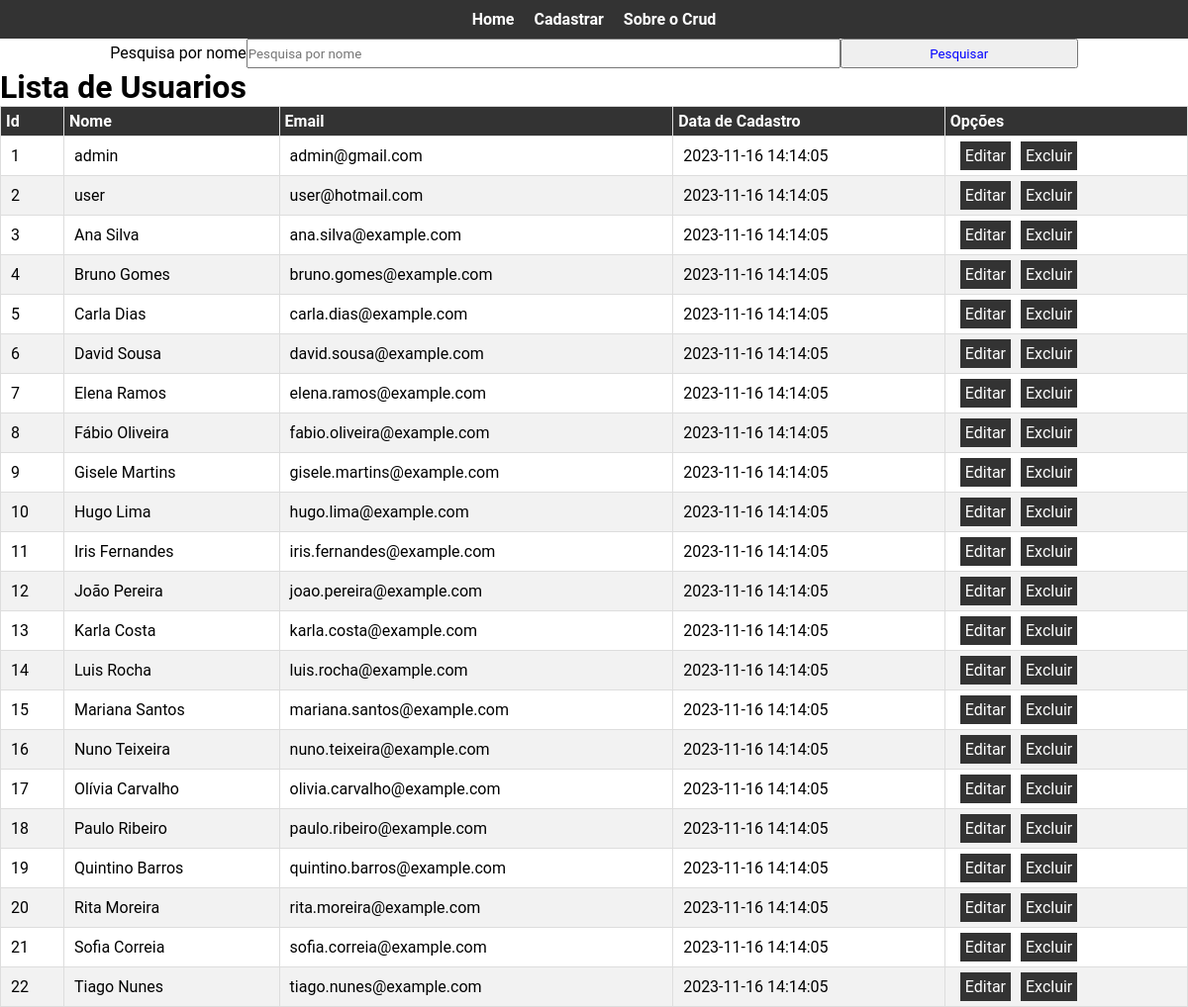
The page /View/telaListaUsuarios.php on the database its author committed.
### tables this page shows
CREATE TABLE IF NOT EXISTS `usuarios` (
  `id` int(11) NOT NULL PRIMARY KEY AUTO_INCREMENT,
  `nome` varchar(255) NOT NULL,
  `email` varchar(255) NOT NULL,
  `senha` varchar(255) NOT NULL,
  `data_cadastro` timestamp NOT NULL DEFAULT CURRENT_TIMESTAMP
);

### Model/DAUsuario.php (called while the page is built, shortened)
<?
function conectar(){
     $host = "mysql";
     $db_name = "crud_ppi";
     $username = "root";
     $password = "rootpass";
     $conn = null;
    try {
        $conn = new PDO("mysql:host=" . $host . ";dbname=" . $db_name,
        $username, $password);
        $conn->exec("set names utf8");
    } catch(PDOException $exception) {
        echo "Erro de conexão: " . $exception->getMessage();
    }
    return $conn;
}
function getAllUser( $str =""){
    $conn = conectar();
    $sql = "SELECT * FROM usuarios WHERE nome LIKE '%$str%'";
    $stmt = $conn->prepare($sql);
    $stmt->execute();
    $usuarios = $stmt->fetchAll(PDO::FETCH_ASSOC);
    return $usuarios;
}
?>

### View/viewListagemUsuarios.php (the view, shortened to what this page needs)
<table id="tabela_usuarios">
    <thead>
        <tr>
            <th>Id</th>
            <th>Nome</th>
            <th>Email</th>
            <th>Data de Cadastro</th>
            <th>Opções</th>
        </tr>
    </thead>
    <tbody>
        <?php
        include_once("viewMenu.php");
        ?>
        <h1>Lista de Usuarios</h1>
        <?php
            include_once (__DIR__."/../Model/DAUsuario.php");
            $usuarios = getAllUser($pesquisaByName);
            foreach($usuarios as $usuario){
                echo "<tr>";
                echo "<td>".$usuario['id']."</td>";
                echo "<td>".$usuario['nome']."</td>";
                echo "<td>".$usuario['email']."</td>";
                echo "<td>".$usuario['data_cadastro']."</td>";
                echo "<td>";
                echo "<a href='telaEditarUsuario.php?id=".$usuario['id']."'>Editar</a>";
                echo "<a href='excluir_usuario.php?id=".$usuario['id']."&op=confirma_ok'>Excluir</a></td>";
                echo "</tr>";
            }
        ?>
    </tbody>

### View/telaListaUsuarios.php (shortened to what this page needs)
<!DOCTYPE html>
<html lang="en">
<head>
    <link rel="stylesheet" href="style.css">
</head>
<body>
<?php   include_once("viewMenu.php"); ?>
<?php if (isset($_GET["pesquisaByName"] )){
    $pesquisaByName = Trim($_GET["pesquisaByName"]);
} else {
    $pesquisaByName = "";
}
?>
<form  id="form_pesquisar" action="telaListaUsuarios.php" method="get">
    <label for="pesquisaByName">Pesquisa por nome</label>
    <input type="text" name="pesquisaByName" id="pesquisaByName" placeholder="Pesquisa por nome" value=<?php echo $pesquisaByName ;?>>
    <input type="submit" value="Pesquisar">
</form>
<?php   include_once("viewListagemUsuarios.php"); ?>
</body>
</html>

### View/viewMenu.php (shortened to what this page needs)
<menu>
    <ul>
        <li><a href="telaListaUsuarios.php">Home</a></li>
        <li><a href="telaCadastrarUsuario.php">Cadastrar</a></li>
        <li><a href="tela_sobre.php">Sobre o Crud</a></li>
    </ul>
</menu>

### View/style.css (style rules this page uses)
* { margin: 0; padding: 0; box-sizing: border-box; font-family: 'Roboto', sans-serif; }

### View/telaListaUsuarios.php (style rules this page uses)
#tabela_usuarios { border-collapse: collapse; text-align: left; width: 100%; }
#form_pesquisar { display: flex; border-collapse: collapse; justify-content: center; text-align: left; width: 100%; align-items: baseline; }
#form_pesquisar input[type=text] { display: inline-block; width: 50%; min-height: 30px;; color:blue; }
#form_pesquisar input[type=submit] { display: inline-block; width: 20%; min-height: 30px;; color:blue; }

### View/viewMenu.php (style rules this page uses)
menu { position: sticky; top: 0; background-color: #333; color: #fff; padding: 10px; }
menu ul { list-style: none; margin: 0; padding: 0; display: flex; justify-content: center; }
menu ul li { display: inline-block; margin: 0 10px; font-weight: bold; }
menu ul li a { color: #fff; text-decoration: none; }

### View/viewListagemUsuarios.php (style rules this page uses)
#tabela_usuarios,th,td { border-collapse: collapse; border: 1px solid #ddd; }
#tabela_usuarios { padding: 15px; text-align: left; width: 100%; }
#tabela_usuarios thead tr th { background-color: #333; color: #fff; padding: 5px; }
#tabela_usuarios tbody tr td { padding: 10px; }
#tabela_usuarios tbody tr:nth-child(2n) { background-color: #f2f2f2; }
#tabela_usuarios tbody tr td a { background-color: #333; color: #fff; padding: 5px; text-decoration: none; margin:5px; }

### rows shown on the page
usuarios: id "1", nome "admin", email "admin@gmail.com", data_cadastro "2023-11-16 14:14:05"
usuarios: id "2", nome "user", email "user@hotmail.com", data_cadastro "2023-11-16 14:14:05"
usuarios: id "3", nome "Ana Silva", email "ana.silva@example.com", data_cadastro "2023-11-16 14:14:05"
usuarios: id "4", nome "Bruno Gomes", email "bruno.gomes@example.com", data_cadastro "2023-11-16 14:14:05"
usuarios: id "5", nome "Carla Dias", email "carla.dias@example.com", data_cadastro "2023-11-16 14:14:05"
usuarios: id "6", nome "David Sousa", email "david.sousa@example.com", data_cadastro "2023-11-16 14:14:05"
usuarios: id "7", nome "Elena Ramos", email "elena.ramos@example.com", data_cadastro "2023-11-16 14:14:05"
usuarios: id "8", nome "Fábio Oliveira", email "fabio.oliveira@example.com", data_cadastro "2023-11-16 14:14:05"
usuarios: id "9", nome "Gisele Martins", email "gisele.martins@example.com", data_cadastro "2023-11-16 14:14:05"
usuarios: id "10", nome "Hugo Lima", email "hugo.lima@example.com", data_cadastro "2023-11-16 14:14:05"
usuarios: id "11", nome "Iris Fernandes", email "iris.fernandes@example.com", data_cadastro "2023-11-16 14:14:05"
usuarios: id "12", nome "João Pereira", email "joao.pereira@example.com", data_cadastro "2023-11-16 14:14:05"
usuarios: id "13", nome "Karla Costa", email "karla.costa@example.com", data_cadastro "2023-11-16 14:14:05"
usuarios: id "14", nome "Luis Rocha", email "luis.rocha@example.com", data_cadastro "2023-11-16 14:14:05"
usuarios: id "15", nome "Mariana Santos", email "mariana.santos@example.com", data_cadastro "2023-11-16 14:14:05"
usuarios: id "16", nome "Nuno Teixeira", email "nuno.teixeira@example.com", data_cadastro "2023-11-16 14:14:05"
usuarios: id "17", nome "Olívia Carvalho", email "olivia.carvalho@example.com", data_cadastro "2023-11-16 14:14:05"
usuarios: id "18", nome "Paulo Ribeiro", email "paulo.ribeiro@example.com", data_cadastro "2023-11-16 14:14:05"
usuarios: id "19", nome "Quintino Barros", email "quintino.barros@example.com", data_cadastro "2023-11-16 14:14:05"
usuarios: id "20", nome "Rita Moreira", email "rita.moreira@example.com", data_cadastro "2023-11-16 14:14:05"
usuarios: id "21", nome "Sofia Correia", email "sofia.correia@example.com", data_cadastro "2023-11-16 14:14:05"
usuarios: id "22", nome "Tiago Nunes", email "tiago.nunes@example.com", data_cadastro "2023-11-16 14:14:05"
